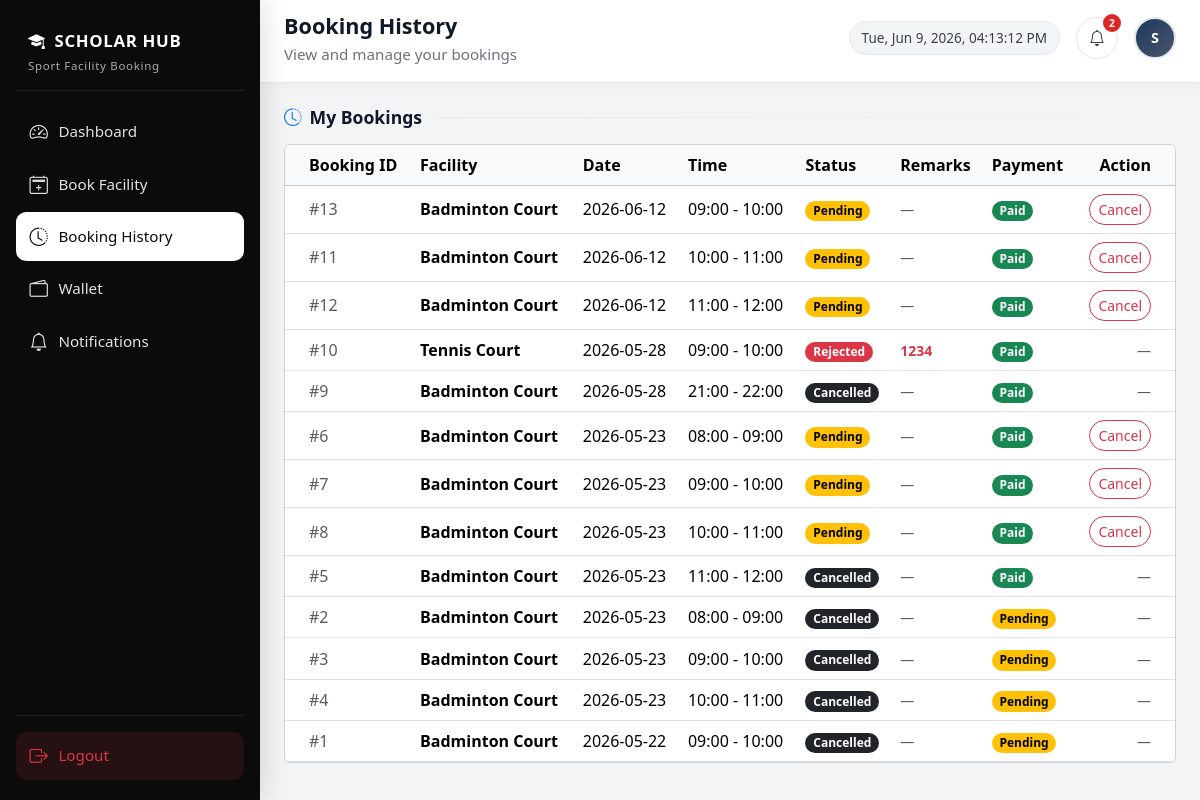
Page /booking_history.php (signed in) on the earlier database version.
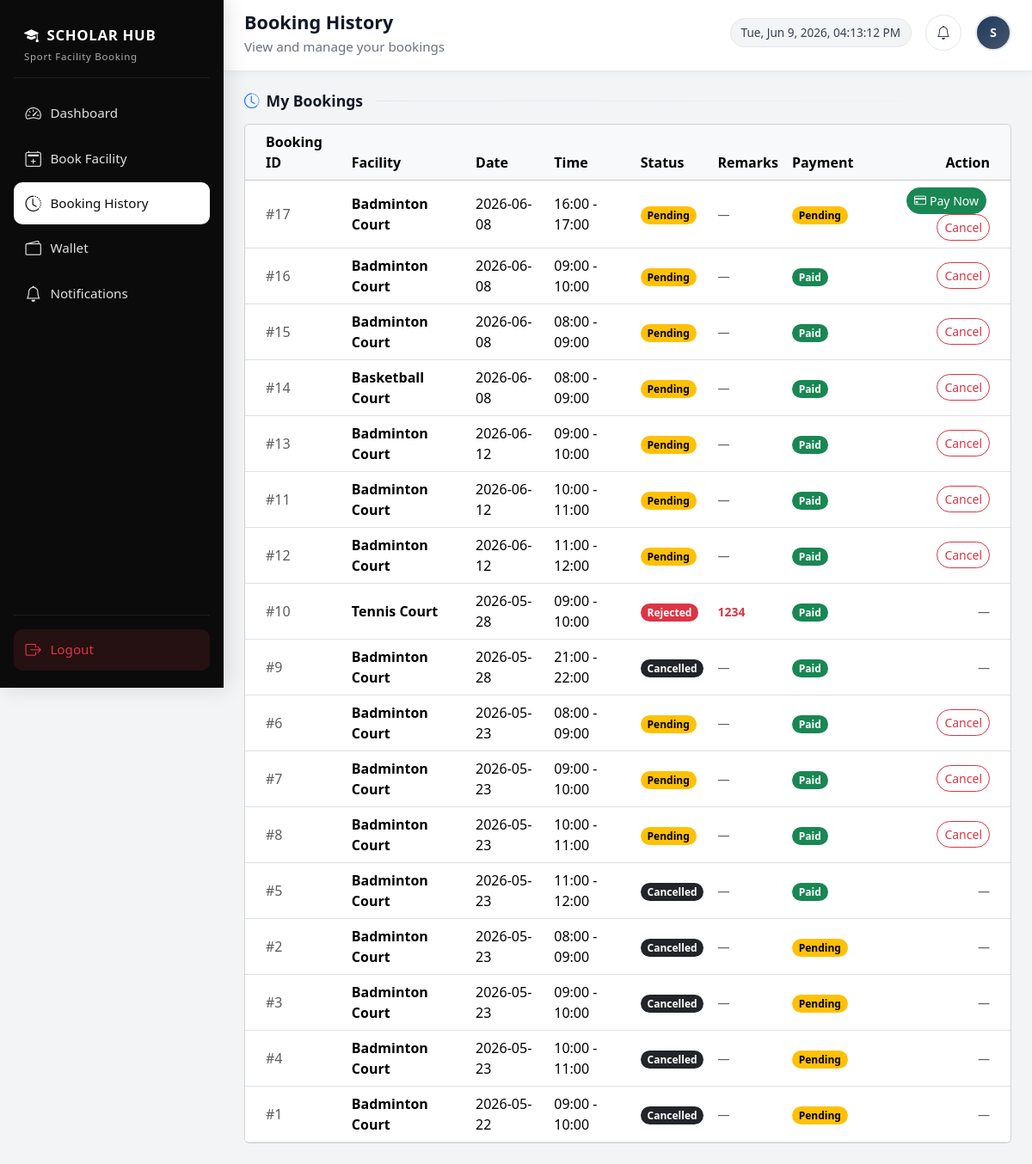
Same page on the later database version.
### tables this page shows
CREATE TABLE `bookings` (
  `booking_id` int(11) NOT NULL,
  `user_id` int(11) NOT NULL,
  `facility_type` varchar(50) NOT NULL,
  `court_id` int(11) DEFAULT NULL,
  `booking_date` date NOT NULL,
  `start_time` time NOT NULL,
  `end_time` time NOT NULL,
  `purpose` text DEFAULT NULL,
  `booking_status` enum('pending','approved','rejected','completed','cancelled') DEFAULT 'pending',
  `payment_method` varchar(50) DEFAULT NULL,
  `payment_amount` decimal(10,2) DEFAULT NULL,
  `payment_status` enum('pending','paid','failed','refunded') NOT NULL DEFAULT 'pending',
  `bill_code` varchar(100) DEFAULT NULL,
  `transaction_id` varchar(100) DEFAULT NULL,
  `paid_at` datetime DEFAULT NULL,
  `created_at` timestamp NOT NULL DEFAULT current_timestamp(),
  `reject_reason` text DEFAULT NULL
);

### includes/notification_helpers.php (called while the page is built, shortened)
<?php
function notifications_ensure_table(mysqli $conn): void
{
    $sql = "CREATE TABLE IF NOT EXISTS notifications (
        id INT AUTO_INCREMENT PRIMARY KEY,
        user_id INT NOT NULL,
        title VARCHAR(255) NOT NULL,
        message TEXT NOT NULL,
        is_read TINYINT(1) NOT NULL DEFAULT 0,
        created_at TIMESTAMP NOT NULL DEFAULT CURRENT_TIMESTAMP,
        INDEX idx_user_created (user_id, created_at),
        FOREIGN KEY (user_id) REFERENCES users(id) ON DELETE CASCADE
    ) ENGINE=InnoDB DEFAULT CHARSET=utf8mb4 COLLATE=utf8mb4_general_ci";
}
function notifications_unread_count(mysqli $conn, int $user_id): int
{
    $stmt = mysqli_prepare(
        $conn,
        "SELECT COUNT(*) AS c FROM notifications WHERE user_id = ? AND is_read = 0"
    );
    mysqli_stmt_bind_param($stmt, 'i', $user_id);
    mysqli_stmt_execute($stmt);
    $res = mysqli_stmt_get_result($stmt);
    $row = mysqli_fetch_assoc($res);
    return (int) ($row['c'] ?? 0);
}

### booking_history.php (the view, shortened to what the changed rows need)
<?php
require __DIR__ . '/db.php';
require_once __DIR__ . '/includes/notification_helpers.php';
$bookings = [];
$user_id = (int)$_SESSION['user_id'];
$sql = "SELECT b.*,
        CASE WHEN b.facility_type = 'snooker' THEN 'Snooker Room'
             WHEN b.facility_type = 'gym' THEN 'Gym Room'
             WHEN b.facility_type = 'swimming' THEN 'Swimming Pool'
             WHEN b.facility_type = 'track' THEN 'Track Field'
             WHEN b.facility_type = 'badminton' THEN 'Badminton Court'
             WHEN b.facility_type = 'basketball' THEN 'Basketball Court'
             WHEN b.facility_type = 'futsal' THEN 'Futsal Court'
             WHEN b.facility_type = 'tennis' THEN 'Tennis Court'
             WHEN b.facility_type = 'volleyball' THEN 'Volleyball Court'
             ELSE b.facility_type END as facility_name
        FROM bookings b
        WHERE b.user_id = ?
        ORDER BY b.created_at DESC";
$stmt = mysqli_prepare($conn, $sql);
if ($stmt) {
    mysqli_stmt_bind_param($stmt, "i", $user_id);
    mysqli_stmt_execute($stmt);
    $res = mysqli_stmt_get_result($stmt);
    while ($row = mysqli_fetch_assoc($res)) {
        $bookings[] = $row;
    }
}
?>
<!DOCTYPE html>
<html lang="en">
<head>
    <link href="https://cdn.jsdelivr.net/npm/bootstrap@5.3.3/dist/css/bootstrap.min.css" rel="stylesheet">
    <link href="https://cdn.jsdelivr.net/npm/bootstrap-icons@1.11.3/font/bootstrap-icons.css" rel="stylesheet">
</head>
<body>
<div class="main-wrap" id="mainWrap">
    <header class="top-header">
        <div class="d-flex align-items-center justify-content-between flex-wrap gap-2">
            <div class="d-flex align-items-center gap-3 flex-wrap">
                <?php include __DIR__ . '/includes/student_notification_bell.php'; ?>
            </div>
        </div>
    </header>
    <main class="content-area">
        <h2 class="section-title"><i class="bi bi-clock-history text-primary"></i> My Bookings</h2>
        <div class="card card-soft p-0 overflow-hidden">
            <div class="table-responsive">
                <table class="table table-modern table-hover align-middle mb-0">
                    <thead class="table-light">
                        <tr>
                            <th class="ps-4">Booking ID</th>
                            <th>Facility</th>
                            <th>Date</th>
                            <th>Time</th>
                            <th>Status</th>
                            <th>Remarks</th>
                            <th>Payment</th>
                            <th class="pe-4 text-end">Action</th>
                        </tr>
                    </thead>
                    <tbody>
                        <?php if (empty($bookings)): ?>
                        <tr>
                            <td colspan="8" class="text-center py-4 text-muted">You have no bookings yet.</td>
                        </tr>
                        <?php else: ?>
                            <?php foreach ($bookings as $b):
                                $status_class = 'text-bg-secondary';
                                if ($b['booking_status'] === 'pending') $status_class = 'text-bg-warning';
                                elseif ($b['booking_status'] === 'approved') $status_class = 'text-bg-success';
                                elseif ($b['booking_status'] === 'rejected') $status_class = 'text-bg-danger';
                                elseif ($b['booking_status'] === 'cancelled') $status_class = 'text-bg-dark';
                            ?>
                            <tr>
                                <td class="ps-4 text-muted">#<?php echo htmlspecialchars($b['booking_id']); ?></td>
                                <td class="fw-semibold"><?php echo htmlspecialchars($b['facility_name']); ?></td>
                                <td><?php echo htmlspecialchars($b['booking_date']); ?></td>
                                <td><?php echo htmlspecialchars(substr($b['start_time'], 0, 5) . ' - ' . substr($b['end_time'], 0, 5)); ?></td>
                                <td>
                                    <span class="badge rounded-pill <?php echo $status_class; ?>">
                                        <?php echo ucfirst(htmlspecialchars($b['booking_status'])); ?>
                                    </span>
                                </td>
                                <td>
                                    <?php if ($b['booking_status'] === 'rejected'): ?>
                                        <?php if (!empty($b['reject_reason'])): ?>
                                            <span class="text-danger small fw-semibold"><?php echo htmlspecialchars($b['reject_reason']); ?></span>
                                        <?php else: ?>
                                            <span class="text-muted small">No remarks provided.</span>
                                        <?php endif; ?>
                                    <?php else: ?>
                                        <span class="text-muted small">—</span>
                                    <?php endif; ?>
                                </td>
                                <td>
                                    <?php
                                    $payStatus = strtolower((string) ($b['payment_status'] ?? 'pending'));
                                    $payBadge = 'text-bg-warning';
                                    $payLabel = 'Pending';
                                    if ($payStatus === 'paid') {
                                        $payBadge = 'text-bg-success';
                                        $payLabel = 'Paid';
                                    } elseif ($payStatus === 'failed') {
                                        $payBadge = 'text-bg-danger';
                                        $payLabel = 'Failed';
                                    }
                                    ?>
                                    <span class="badge rounded-pill <?php echo $payBadge; ?>"><?php echo $payLabel; ?></span>
                                </td>
                                <td class="pe-4 text-end">
                                    <?php if (in_array($payStatus, ['pending', 'failed'], true) && !in_array($b['booking_status'], ['cancelled', 'rejected'], true)): ?>
                                    <a href="create_bill.php?booking_id=<?php echo (int) $b['booking_id']; ?>" class="btn btn-sm btn-success rounded-pill me-1">
                                        <i class="bi bi-credit-card me-1"></i>Pay Now
                                    </a>
                                    <?php endif; ?>
                                    <?php if (in_array($b['booking_status'], ['pending', 'approved'])): ?>
                                    <form method="POST" style="display:inline;" onsubmit="return confirm('Are you sure you want to cancel this booking?');">
                                        <button type="submit" class="btn btn-sm btn-outline-danger rounded-pill">Cancel</button>
                                    </form>
                                    <?php elseif (!in_array($payStatus, ['pending', 'failed'], true) || in_array($b['booking_status'], ['cancelled', 'rejected'], true)): ?>
                                    <span class="text-muted small">—</span>
                                    <?php endif; ?>
                                </td>
                            </tr>
                            <?php endforeach; ?>
                        <?php endif; ?>
                    </tbody>
                </table>
            </div>
        </div>
    </main>
</div>
</body>
</html>

### includes/student_notification_bell.php (shortened to what the changed rows need)
<?php
require_once __DIR__ . '/notification_helpers.php';
$notif_user_id = (int) $_SESSION['user_id'];
$student_notif_unread = notifications_unread_count($conn, $notif_user_id);
?>
<div class="notif-bell-wrap dropdown">
    <button
        type="button"
        class="btn-notif-bell"
        id="btnNotifBell"
        data-bs-toggle="dropdown"
        data-bs-auto-close="outside"
        aria-expanded="false"
        aria-label="Notifications"
    >
        <i class="bi bi-bell"></i>
        <?php if ($student_notif_unread > 0): ?>
            <span class="notif-badge" id="notifBadge"><?php echo $student_notif_unread > 99 ? '99+' : (int) $student_notif_unread; ?></span>
        <?php else: ?>
            <span class="notif-badge d-none" id="notifBadge"></span>
        <?php endif; ?>
    </button>
</div>

Differences in the rows shown:
added bookings: booking_id "17", facility_name "Badminton Court", booking_date "2026-06-08", start_time+end_time "16:00 - 17:00", booking_status "Pending", payLabel "Pending"
added bookings: booking_id "16", facility_name "Badminton Court", booking_date "2026-06-08", start_time+end_time "09:00 - 10:00", booking_status "Pending", payment_status "Paid"
added bookings: booking_id "15", facility_name "Badminton Court", booking_date "2026-06-08", start_time+end_time "08:00 - 09:00", booking_status "Pending", payment_status "Paid"
added bookings: booking_id "14", facility_name "Basketball Court", booking_date "2026-06-08", start_time+end_time "08:00 - 09:00", booking_status "Pending", payment_status "Paid"
Other differences:
$student_notif_unread: "2" → (not shown)
